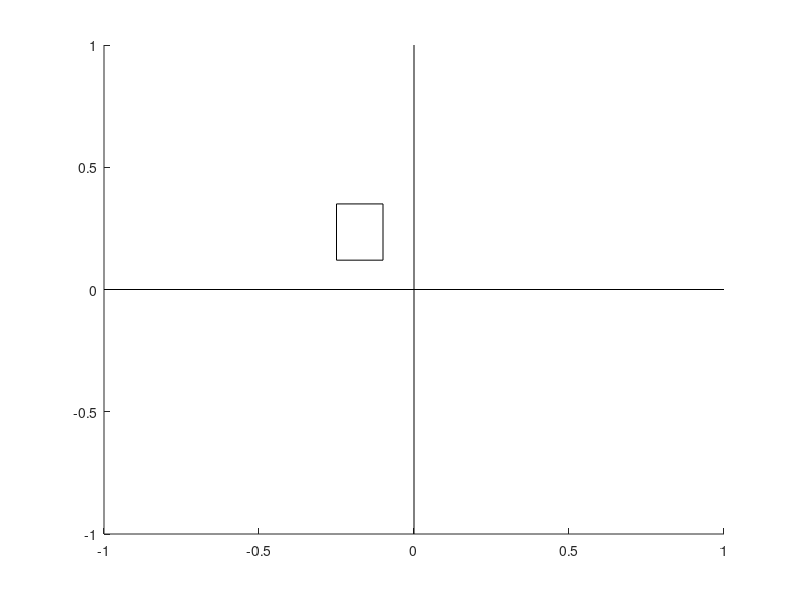

This chart was generated by the following MATLAB code: (Note: this script raises an error after producing the figure.)
%%%%%%%%%%%%%%%%%%%%%%%%%%%% Initialize Figure %%%%%%%%%%%%%%%%%%%%%%%%
xMax = -0.10;
xMin = -0.25;
yMax = 0.35;
yMin = 0.12;
expTime = 60;

figure;
hold on;
plot([0,0],[-1,1], '-k');
plot([-1,1],[0,0], '-k');

plot([xMin,xMin],[yMin,yMax], '-k');
plot([xMax,xMax],[yMin,yMax], '-k');
plot([xMin,xMax],[yMin,yMin], '-k');
plot([xMin,xMax],[yMax,yMax], '-k');

ac = ArmController2D(ExpTypes.PhysicalExperiment);

ac.start;

%timeoutDlg(@input, expTime, 'Enter 1 to cancel:');
pause(expTime);
if(ac.isvalid ==1)
    delete(ac);
end
